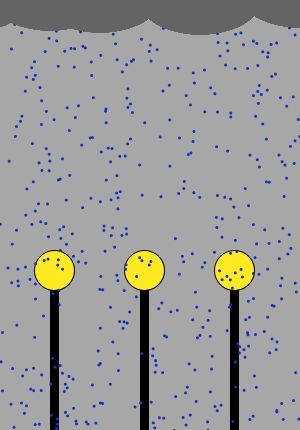
Frame 1 (no input)
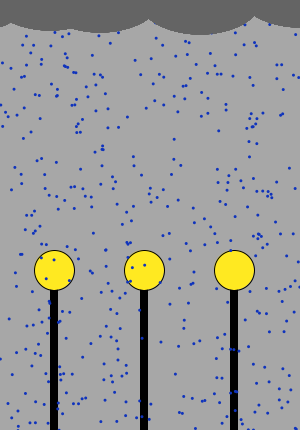
Frame 60 (the mouse pressed at the canvas centre just before this capture)
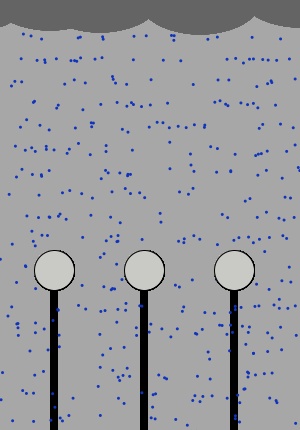
Frame 120 (the mouse held since frame 60 and released just before this capture)

The Processing sketch that drew these frames (run headless with seeded random() and noise(); from frame 60 on, the mouse is pressed at the canvas centre):

// Processing sketch: processing_86602
// ── processing_86602.pde

/*
/*
  Autor: Sergio Sequero
  Clica para aumentar la potencia de la tormenta y
  apagar la luz
  
 */
 

Lluvia[] l;
 
void setup()
{
  size(300, 430);
  smooth();
 
  l = new Lluvia[500];
  for (int i=0; i<500; i++)
  {
    l[i] = new Lluvia();
    l[i].x = random(0,300);
    l[i].y = random(0,470);
    l[i].d = (int)random(10, 90);
    l[i].v = (int)random(1, 10);
  }
 
}
 
void draw()
{
  background(#A7A7A7);
   fill(0);
 rect(50,280,8,150);
 rect(140,280,8,150);
 rect(230,280,8,150);
 stroke(0);
 fill(#FFE921);
 ellipse(54,270, 40,40);
 ellipse(144,270, 40,40);
 ellipse(234,270, 40,40);
 
 

 
  for (int i=0; i<l.length; i++)
  {
    l[i].move();
    l[i].show();
  }

 
}
class Lluvia
{
  float x, y;
  int d, v;
  float i, k, r;
 
 
  void show()
  {
    noStroke();
    fill(#0F33BC);
    ellipse(x, y,3,3);
  }

  void move()
  {
    y =  y + random(9,12) ;
 
    if (y>475) y = random(0,5);
     
    if (mousePressed)
    {
          fill(#C9C9C5);
      stroke(0);
 ellipse(54,270, 40,40);
 ellipse(144,270, 40,40);
 ellipse(234,270, 40,40);
      y =  y + random(11,13);
  
    }
 
 noStroke();
       fill(#646464);
  ellipse(-5,-10,60,75);
  ellipse(50,-7,125,75);
  ellipse(100,-5,125,75);
  ellipse(300,-10,125,75);
  ellipse(200,-3,125,75);
  rect(0,600,600,100);
  }
}
 
